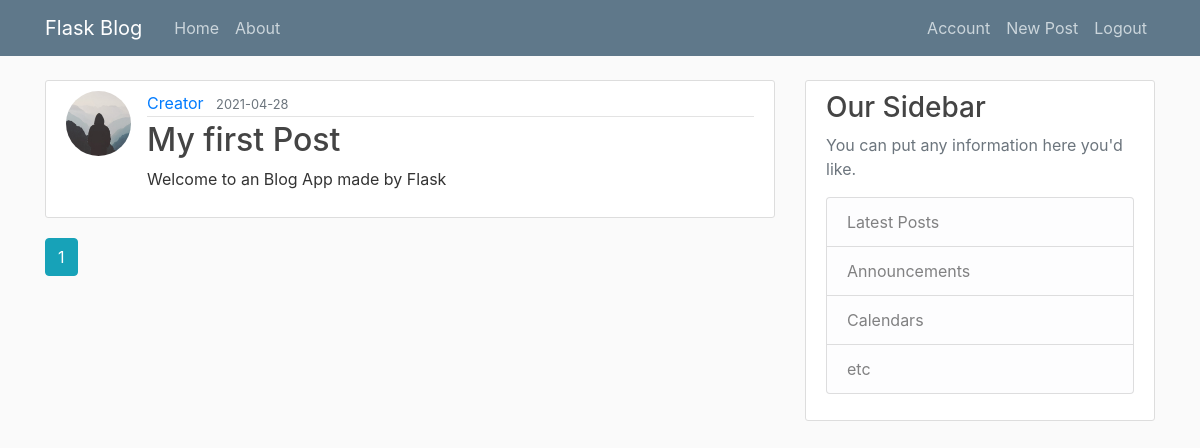
Screenshot of /home (signed in) with the database file from the repository.
### flaskblob/models.py (models this page shows, shortened)
class Post(db.Model):
    id = db.Column(db.Integer,primary_key=True)
    title = db.Column(db.String(100),nullable=False)
    date_posted = db.Column(db.DateTime,nullable=False,default=datetime.utcnow())
    content = db.Column(db.Text,nullable=False)
    user_id = db.Column(db.Integer,db.ForeignKey('user.id'),nullable=False)

class User(db.Model,UserMixin):
    id = db.Column(db.Integer,primary_key=True)
    username = db.Column(db.String(20),unique=True,nullable=False)
    email = db.Column(db.String(120),unique=True,nullable=False)
    image_file = db.Column(db.String(20),nullable=False,default='default.jpg')
    password = db.Column(db.String(60),nullable=False)
    posts = db.relationship('Post',backref='author',lazy=True)

### flaskblob/main/routes.py (the view)
@main.route('/')
@main.route('/home')
def home():
    page = request.args.get('page',1,type=int)
    posts = Post.query.order_by(Post.date_posted.desc()).paginate(per_page=5,page=page)
    return render_template('home.html',posts=posts)

### flaskblob/models.py (called while the page is built)
@login_manager.user_loader
def load_user(user_id):
    return User.query.get(int(user_id))

### flaskblob/templates/home.html
{% extends "Layouts.html" %}
{% block content %}
    {% for post in posts.items %}
        <article class="media content-section">
            <img class="rounded-circle article-img" src="{{url_for('static',filename='profile_pics/'+post.author.image_file)}}">
            <div class="media-body">
            <div class="article-metadata">
                <a class="mr-2" href="{{url_for('users.user_posts',username=post.author.username)}}">{{ post.author.username }}</a>
                <small class="text-muted">{{ post.date_posted.strftime('%Y-%m-%d') }}</small>
            </div>
            <h2><a class="article-title" href="{{url_for('posts.post',post_id=post.id)}}">{{ post.title }}</a></h2>
            <p class="article-content">{{ post.content }}</p>
            </div>
        </article>
    {% endfor %}
    {% for page_num in posts.iter_pages(left_edge=1, right_edge=1, left_current=1, right_current=2) %}
        {% if page_num %}
            {% if posts.page == page_num %}
                <a class="btn btn-info mb-4" href="{{url_for('main.home',page=page_num)}}">{{ page_num }}</a>
            {% else %}
                <a class="btn btn-outline-info mb-4" href="{{url_for('main.home',page=page_num)}}">{{ page_num }}</a>
            {% endif %}
        {% else %}
            ...
        {% endif %}
    {% endfor %}
{% endblock content %}

### flaskblob/static/main.css (style rules this page uses)
body { background: #fafafa; color: #333333; margin-top: 5rem; }
h1, h2, h3, h4, h5, h6 { color: #444444; }
.content-section { background: #ffffff; padding: 10px 20px; border: 1px solid #dddddd; border-radius: 3px; margin-bottom: 20px; }
.article-title { color: #444444; }
.article-content { white-space: pre-line; }
.article-img { height: 65px; width: 65px; margin-right: 16px; }
.article-metadata { padding-bottom: 1px; margin-bottom: 4px; border-bottom: 1px solid #e3e3e3 }

### rows the page displays
Post: image_file (placeholder picture), author.username "Creator", date_posted "2021-04-28", title "My first Post", content "Welcome to an Blog App made by Flask"

### other values shown
{{ page_num }} "1"
